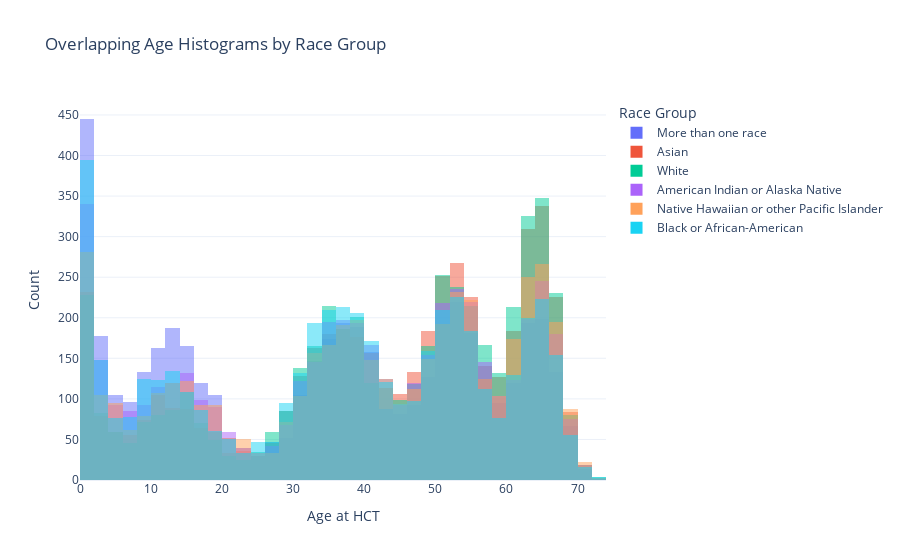

Notebook cell for this chart:
### Code cell
df = X_train[["age_at_hct", "race_group"]].copy()

# Plot using Plotly
fig = px.histogram(
    df, 
    x="age_at_hct", 
    color="race_group",  # Different colors for each race group
    nbins=37,  # Matching bin count to previous example
    opacity=0.5,  # Transparency for overlap
    barmode="overlay",  # Overlapping histograms
    title="Overlapping Age Histograms by Race Group"
)

# Customize labels
fig.update_layout(
    xaxis_title="Age at HCT",
    yaxis_title="Count",
    legend_title="Race Group",
    template="plotly_white"  # Clean background style
)

fig.show()

### Figure 1 — Plotly figure (JSON) as saved in the notebook; plotly's stock layout.template omitted (floating-point values rounded to 4 significant figures; data arrays with more than 128 entries replaced by an {"elided": "..."} marker saying what was removed)
{"data": [{"alignmentgroup": "True", "bingroup": "x", "hovertemplate": "race_group=More than one race<br>age_at_hct=%{x}<br>count=%{y}<extra></extra>", "legendgroup": "More than one race", "marker": {"color": "#636efa", "opacity": 0.5, "pattern": {"shape": ""}}, "name": "More than one race", "nbinsx": 37, "offsetgroup": "More than one race", "orientation": "v", "showlegend": true, "type": "histogram", "x": {"elided": "4845 float values"}, "xaxis": "x", "yaxis": "y"}, {"alignmentgroup": "True", "bingroup": "x", "hovertemplate": "race_group=Asian<br>age_at_hct=%{x}<br>count=%{y}<extra></extra>", "legendgroup": "Asian", "marker": {"color": "#EF553B", "opacity": 0.5, "pattern": {"shape": ""}}, "name": "Asian", "nbinsx": 37, "offsetgroup": "Asian", "orientation": "v", "showlegend": true, "type": "histogram", "x": {"elided": "4832 float values"}, "xaxis": "x", "yaxis": "y"}, {"alignmentgroup": "True", "bingroup": "x", "hovertemplate": "race_group=White<br>age_at_hct=%{x}<br>count=%{y}<extra></extra>", "legendgroup": "White", "marker": {"color": "#00cc96", "opacity": 0.5, "pattern": {"shape": ""}}, "name": "White", "nbinsx": 37, "offsetgroup": "White", "orientation": "v", "showlegend": true, "type": "histogram", "x": {"elided": "4831 float values"}, "xaxis": "x", "yaxis": "y"}, {"alignmentgroup": "True", "bingroup": "x", "hovertemplate": "race_group=American Indian or Alaska Native<br>age_at_hct=%{x}<br>count=%{y}<extra></extra>", "legendgroup": "American Indian or Alaska Native", "marker": {"color": "#ab63fa", "opacity": 0.5, "pattern": {"shape": ""}}, "name": "American Indian or Alaska Native", "nbinsx": 37, "offsetgroup": "American Indian or Alaska Native", "orientation": "v", "showlegend": true, "type": "histogram", "x": {"elided": "4790 float values"}, "xaxis": "x", "yaxis": "y"}, {"alignmentgroup": "True", "bingroup": "x", "hovertemplate": "race_group=Native Hawaiian or other Pacific Islander<br>age_at_hct=%{x}<br>count=%{y}<extra></extra>", "legendgroup": "Native Hawaiian or other Pacific Islander", "marker": {"color": "#FFA15A", "opacity": 0.5, "pattern": {"shape": ""}}, "name": "Native Hawaiian or other Pacific Islander", "nbinsx": 37, "offsetgroup": "Native Hawaiian or other Pacific Islander", "orientation": "v", "showlegend": true, "type": "histogram", "x": {"elided": "4707 float values"}, "xaxis": "x", "yaxis": "y"}, {"alignmentgroup": "True", "bingroup": "x", "hovertemplate": "race_group=Black or African-American<br>age_at_hct=%{x}<br>count=%{y}<extra></extra>", "legendgroup": "Black or African-American", "marker": {"color": "#19d3f3", "opacity": 0.5, "pattern": {"shape": ""}}, "name": "Black or African-American", "nbinsx": 37, "offsetgroup": "Black or African-American", "orientation": "v", "showlegend": true, "type": "histogram", "x": {"elided": "4795 float values"}, "xaxis": "x", "yaxis": "y"}], "layout": {"barmode": "overlay", "legend": {"title": {"text": "Race Group"}, "tracegroupgap": 0}, "title": {"text": "Overlapping Age Histograms by Race Group"}, "xaxis": {"anchor": "y", "domain": [0, 1], "title": {"text": "Age at HCT"}}, "yaxis": {"anchor": "x", "domain": [0, 1], "title": {"text": "Count"}}}}
